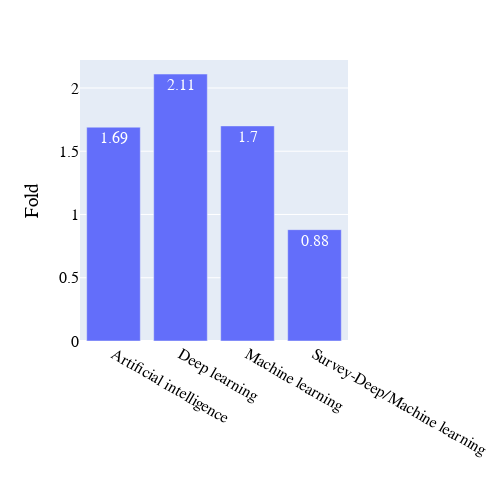

The notebook cell saved with this chart:
### Code cell
fig = go.Figure()
fig = px.bar(x=comparison_df['Index'], y=comparison_df['Fold'], text_auto=True,labels={'y':'Fold', 'x':''})
fig.update_layout(width=500, height=500, font=dict(family='Helvetica', color="Black", size=16), legend=dict(title_font_family = 'Helvetica', font=dict(size=16, color="Black")))
#S7_fig.write_image('discussion.svg')

### Figure 1 — Plotly figure (JSON) as saved in the notebook; plotly's stock layout.template omitted (floating-point values rounded to 4 significant figures)
{"data": [{"alignmentgroup": "True", "hovertemplate": "=%{x}<br>Fold=%{y}<extra></extra>", "legendgroup": "", "marker": {"color": "#636efa", "pattern": {"shape": ""}}, "name": "", "offsetgroup": "", "orientation": "v", "showlegend": false, "textposition": "auto", "texttemplate": "%{y}", "type": "bar", "x": ["Artificial intelligence", "Deep learning", "Machine learning", "Survey-Deep/Machine learning", null], "xaxis": "x", "y": [1.69, 2.11, 1.7, 0.88, null], "yaxis": "y"}], "layout": {"barmode": "relative", "font": {"color": "Black", "family": "Helvetica", "size": 16}, "height": 500, "legend": {"font": {"color": "Black", "size": 16}, "title": {"font": {"family": "Helvetica"}}, "tracegroupgap": 0}, "margin": {"t": 60}, "width": 500, "xaxis": {"anchor": "y", "domain": [0, 1], "title": {"text": ""}}, "yaxis": {"anchor": "x", "domain": [0, 1], "title": {"text": "Fold"}}}}
